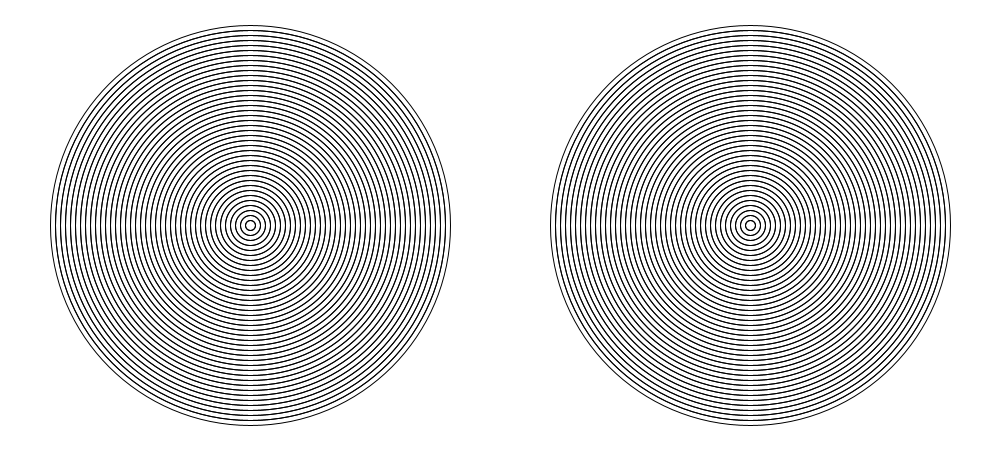
Frame 1 (no input)
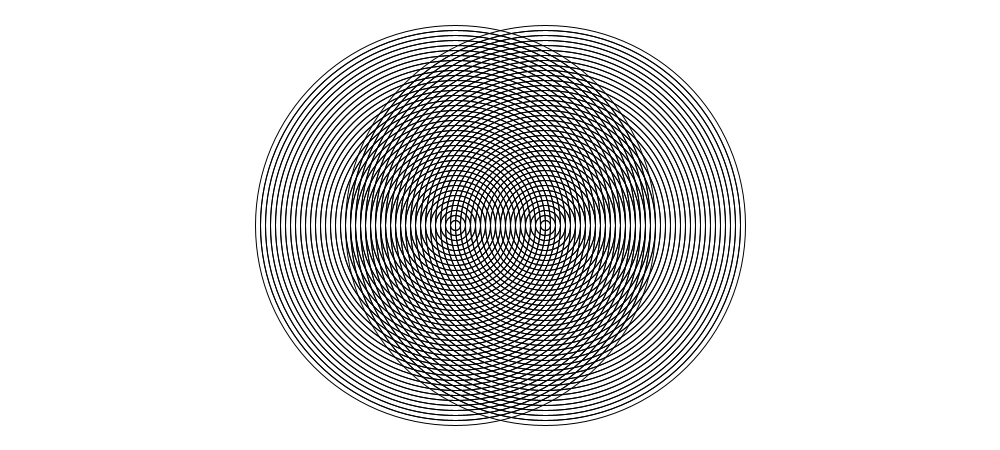
Frame 60 (the mouse pressed at the canvas centre just before this capture)
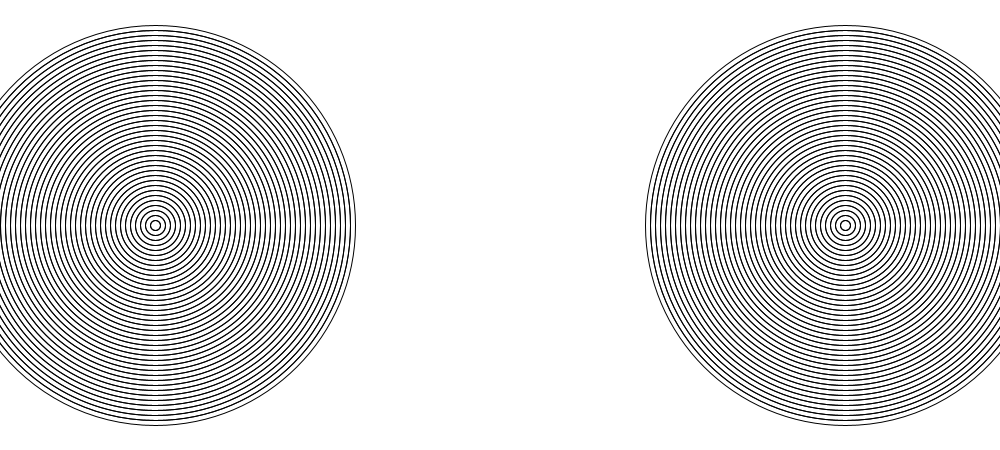
Frame 120 (the mouse held since frame 60 and released just before this capture)

The Processing sketch that drew these frames (run headless with seeded random() and noise(); from frame 60 on, the mouse is pressed at the canvas centre):

// Processing sketch: amazing_rings
// ── amazing_rings.pde

int circle1=250;
int circle2=750;
int speed=5;
void setup(){
  size(1000,450);
  
}
void draw(){
  background(#FFFFFF);
  int size=400;
  for(int i=0;i<80;i++){
    int ellipse=i;
    if(ellipse % 2==0){
  noFill();
    }
    
    else{
      noFill();
    }
  ellipse(circle1,225,size,size);
  size-=10;
    
  }
   size=400;
  for(int i=0;i<80;i++){
    int ellipse=i;
    if(ellipse % 2==0){
  noFill();
    }
    
    else{
      noFill();
    }
  ellipse(circle2,225,size,size);
  size-=10;
    
  }
  circle1+=speed;
  circle2-=speed;
  if(circle1==0||circle1==1000){
    speed=-speed;
  }
}

  // Go to the recipe to run the demonstration before starting this program
  
  /*
  Use the code from your Bullseye program to draw the rings shown in this recipe.
  You can use the noFill() command to make your ellipses transparent.
  Make the rings move past each other.
  When the rings hit the side of the sketch, make them reverse their direction.
  */
